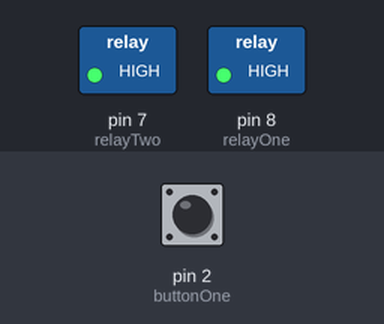
The sketch below on a simulated Arduino Uno, built with avr-gcc and run on an emulated ATmega328P. Shown: switched loads named in the sketch (green lamp = pin HIGH). Dashed ring = blinking. Inputs (shaded band) come from the test bench; at power-on: pin 2 (buttonOne) LOW.

Above: at 1.8 s.
1.9 s: pin 2 (buttonOne) pulled HIGH for 3.2 s
At 5.4 s:
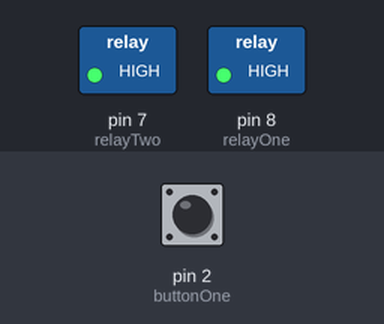
6.6 s: pin 2 (buttonOne) pulled HIGH for 0.15 s
At 7.8 s:
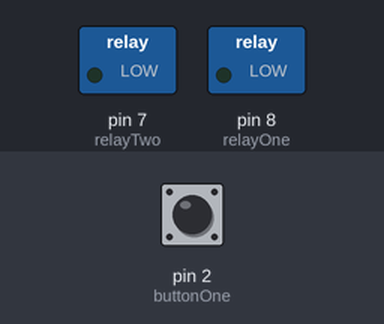
8.2 s: pin 2 (buttonOne) pulled HIGH for 1 s
At 9.1 s:
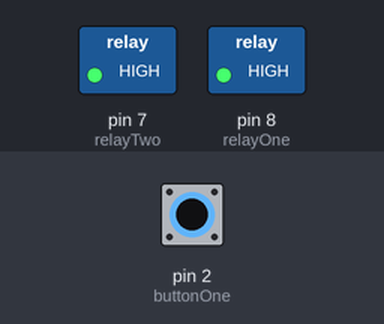
Timing chart, 0 to 11.2 s (numbered marks = the images above; inputs shaded):
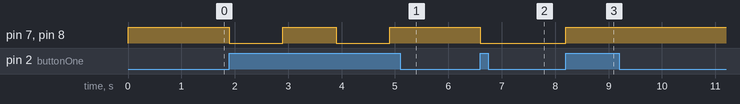

The sketch:

ignitorRelay.ino
```cpp
// Relay pin is controlled with D8. The active wire is connected to Normally OPEN and common
int relayOne = 8;
int relayTwo = 7;
const int buttonOne = 2;
int buttonState = 0;
int pint = 13;


void setup() {
  // Pin for relay module set as output
  Serial.begin(9600);
  pinMode(relayOne, OUTPUT);
  pinMode(relayTwo, OUTPUT);
  pinMode(buttonOne, INPUT);
  digitalWrite(relayOne, HIGH);
  digitalWrite(relayTwo, HIGH);
  //Serial.print("Please enter a number");

}

void relayON() {

  //Serial.println("Relay ON");
  digitalWrite(relayOne, LOW);
  digitalWrite(relayTwo, LOW);
  delay(1000);
}

void relayOFF()
{
  //Serial.println("Relay OFF");
  digitalWrite(relayOne, HIGH);
  digitalWrite(relayTwo, HIGH);
  delay(1000);
}

void Test()
{
  buttonState = digitalRead(buttonOne);
  if (buttonState == HIGH)
  {
    relayON();
  }
  else
  {
    relayOFF();
  }
}

void AS()
{
  while(Serial.available() == 0){
  }
  int num = Serial.parseInt();
  switch(num)
  {
    case 1:
      Serial.print("ONEEEEEEE");
      relayON();
      break;

    case 2:
      Serial.print("ZEROOOOOOO");
      relayOFF();
      break;

    default:
      Serial.print("NOT WORKING");

  }
}

void ASt()
{
  int num = digitalRead(buttonState);
  if (num == 1)
  {
    digitalWrite(relayOne, num);
  }
  else
  {
    digitalWrite(relayTwo, num);
  }
  /*
  switch(num)
  {
    case 1:
      Serial.print("ONEEEEEEE");
      relayON();
      break;

    case 2:
      Serial.print("ZEROOOOOOO");
      relayOFF();
      break;

    default:
      Serial.print("NOT WORKING");

  }
  */
}

/*

  */

void ASth()
{
    //read the pushbutton value into a variable
  int sensorVal = digitalRead(buttonOne);
  //print out the value of the pushbutton
  Serial.println(sensorVal);

  // Keep in mind the pullup means the pushbutton's
  // logic is inverted. It goes HIGH when it's open,
  // and LOW when it's pressed. Turn on pin 13 when the
  // button's pressed, and off when it's not:

  digitalWrite(pint, sensorVal);

  if (sensorVal == HIGH) {

    digitalWrite(relayOne, LOW);
    digitalWrite(relayTwo, LOW);
    Serial.print("ON");
  }


  else {
    digitalWrite(relayOne, HIGH);
    digitalWrite(relayTwo, HIGH);
    Serial.print("OFF");
  }
}

void loop() {
  relayOFF();

  while (digitalRead(buttonOne) == 0);
  relayON();

  while (digitalRead(buttonOne) == 0);
}
```

Measured:
- after the input at 1.9 s, pin 7 (relayTwo), pin 8 (relayOne): alternates HIGH for 1.0 s and LOW for 1.0 s, starting at once
- after the input at 6.6 s, pin 7 (relayTwo), pin 8 (relayOne): HIGH → LOW at once
- after the input at 8.2 s, pin 7 (relayTwo), pin 8 (relayOne): LOW → HIGH at once
